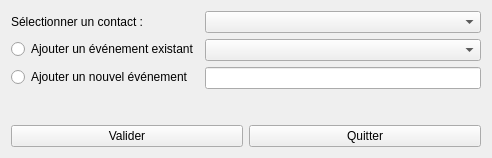
<?xml version="1.0" encoding="UTF-8"?>
<ui version="4.0">
 <class>AjoutEvenementWindow</class>
 <widget class="QWidget" name="AjoutEvenementWindow">
  <property name="geometry">
   <rect>
    <x>0</x>
    <y>0</y>
    <width>492</width>
    <height>158</height>
   </rect>
  </property>
  <property name="windowTitle">
   <string>Ajouter un événement</string>
  </property>
  <layout class="QGridLayout" name="gridLayout">
   <item row="0" column="0">
    <layout class="QVBoxLayout" name="verticalLayout">
     <item>
      <layout class="QFormLayout" name="formLayout">
       <item row="0" column="0">
        <widget class="QLabel" name="selectionContactLabel">
         <property name="text">
          <string>Sélectionner un contact : </string>
         </property>
        </widget>
       </item>
       <item row="0" column="1">
        <widget class="QComboBox" name="contactComboBox"/>
       </item>
       <item row="1" column="0">
        <widget class="QRadioButton" name="eventRadionButton">
         <property name="text">
          <string>Ajouter un événement existant</string>
         </property>
         <attribute name="buttonGroup">
          <string notr="true">GroupeInteraction</string>
         </attribute>
        </widget>
       </item>
       <item row="1" column="1">
        <widget class="QComboBox" name="eventComboBox"/>
       </item>
       <item row="2" column="0">
        <widget class="QRadioButton" name="newEventRadionButton">
         <property name="text">
          <string>Ajouter un nouvel événement </string>
         </property>
         <attribute name="buttonGroup">
          <string notr="true">GroupeInteraction</string>
         </attribute>
        </widget>
       </item>
       <item row="2" column="1">
        <widget class="QLineEdit" name="newEventlineEdit">
         <property name="readOnly">
          <bool>false</bool>
         </property>
        </widget>
       </item>
      </layout>
     </item>
     <item>
      <layout class="QHBoxLayout" name="horizontalLayout">
       <item>
        <widget class="QPushButton" name="validButton">
         <property name="text">
          <string>Valider</string>
         </property>
        </widget>
       </item>
       <item>
        <widget class="QPushButton" name="quitButton">
         <property name="text">
          <string>Quitter</string>
         </property>
        </widget>
       </item>
      </layout>
     </item>
    </layout>
   </item>
  </layout>
 </widget>
 <resources/>
 <connections/>
 <buttongroups>
  <buttongroup name="GroupeInteraction"/>
 </buttongroups>
</ui>
